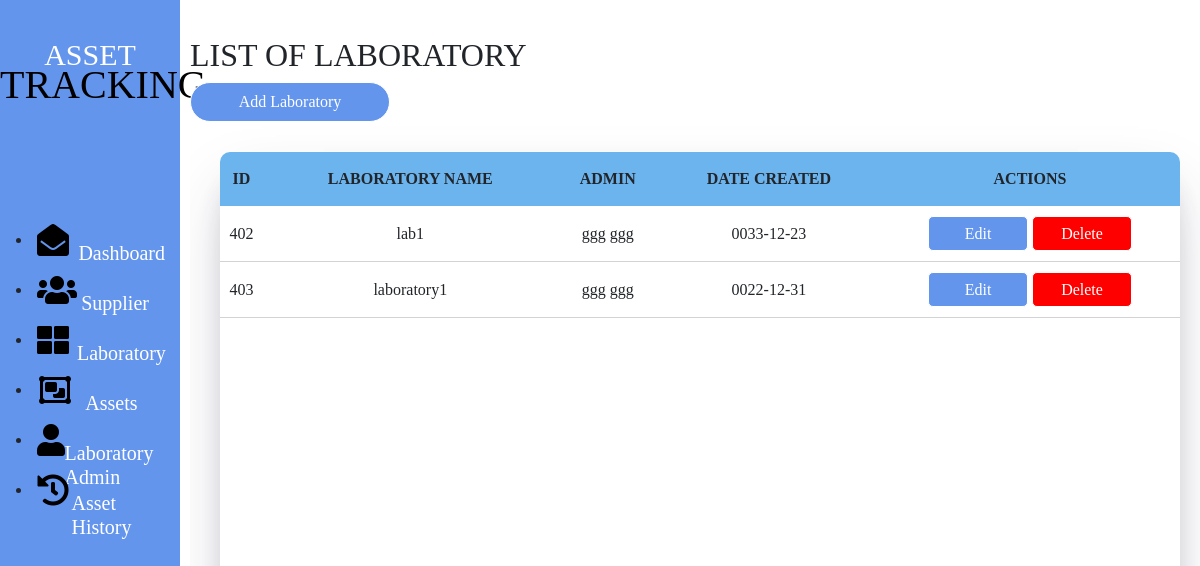
Before: /myDashboard/laboratory.php with the older database file.
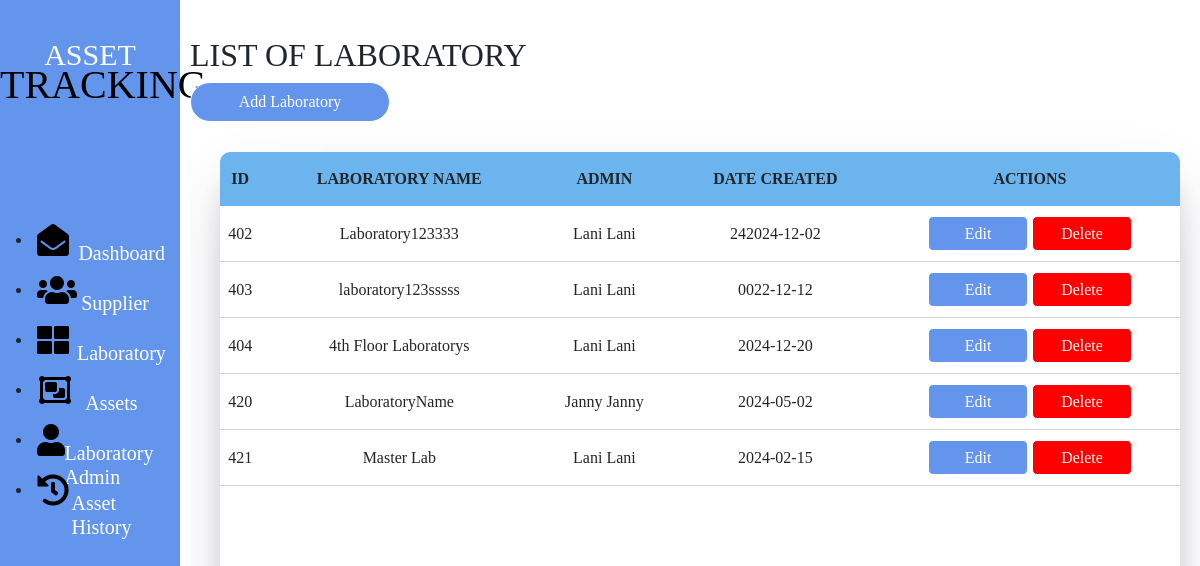
After: the same page with the newer database file.
### tables this page shows
CREATE TABLE `laboratories` (
  `lab_id` int(20) NOT NULL,
  `lab_name` varchar(50) NOT NULL,
  `lab_date` varchar(50) NOT NULL,
  `admin_id` int(50) NOT NULL
);

### myDashboard/laboratory.php (the view, shortened to what this page needs)
<?php
    include "templates/header.php";
?>
        <div class="content" id="content">
            <div class="display">
                <h2>LIST OF LABORATORY</h2>
                <button id = "addLabButton">Add Laboratory</button>
                <div class="labTableContainer">
                    <table  class = "myLaboratoryTable" >
                        <thead >
                            <tr class = "laboratoryRowTable">
                                <th id = "laboratoryCol">ID</th>
                                <th id = "laboratoryCol">LABORATORY NAME</th>
                                <th id = "laboratoryCol">ADMIN</th>
                                <th id = "laboratoryCol">DATE CREATED</th>
                                <th id = "laboratoryCol" class = "laboratoryCol">ACTIONS</th>
                            </tr>
                        </thead>
                                <?php
                                require_once('db_connector.php');
                                    $sql = "SELECT laboratories.lab_id as lab_id, laboratories.lab_name as lab_name, CONCAT(admins.admin_fname, ' ', admins.admin_lname) as full_name, admins.admin_fname as fname, admins.admin_lname as lname, laboratories.lab_date as lab_date, admins.admin_id as admin_id  FROM laboratories INNER JOIN admins ON laboratories.admin_id = admins.admin_id";
                                    $result = $connection->query($sql);
                                    while($row = $result->fetch_assoc()){
                                        echo "
                                        <tbody >
                                        <tr class = 'table-row'>
                                            <td class='laboratoryRow' data-adminFName = '$row[fname]' data-adminLName = '$row[lname]' data-labid='$row[lab_id]' data-labname='$row[lab_name]'data-adminId='$row[admin_id]' id = 'laboratoryRow' >$row[lab_id]</td>
                                            <td  class='laboratoryRow'  data-adminFName = '$row[fname]' data-adminLName = '$row[lname]' data-labid='$row[lab_id]' data-labname='$row[lab_name]'data-adminId='$row[admin_id]' id = 'laboratoryRow' style = 'padding-left = 400px;' >$row[lab_name]</td>
                                            <td class='laboratoryRow'   id = 'laboratoryRow'  data-adminFName = '$row[fname]' data-adminLName = '$row[lname]' >  $row[full_name]</td>
                                            <td  class='laboratoryRow'  data-labid='$row[lab_id]' data-labname='$row[lab_name]'data-adminId='$row[admin_id]' id = 'laboratoryRow' >$row[lab_date]</td>
                                            <td class = 'buttons' id = 'laboratoryRow'>
                                               <button data-labId='$row[lab_id]' data-labname='$row[lab_name]' data-labadmin='$row[full_name]' data-labadminId='$row[admin_id]'data-labdate='$row[lab_date]' class = 'editLabButton' id = 'editLabButton'>Edit</button>
                                               <button data-labId = '$row[lab_id]' id = 'deleteLabBtn' data-labname='$row[lab_name]' class = 'deleteLabBtn'>Delete</button>
                                            </td>
                                        </tr>
                                        </tbody >
                                        ";
                                    }
                                ?>
                     </table>
                </div>
            </div>
    </div>
</body>
</html>

Changed rows visible on the page:
changed laboratories id 402: lab_name "lab1" → "Laboratory123333"; row "ggg ggg" → "Lani Lani"; lab_date "0033-12-23" → "242024-12-02"
changed laboratories id 403: lab_name "laboratory1" → "laboratory123sssss"; row "ggg ggg" → "Lani Lani"; lab_date "0022-12-31" → "0022-12-12"
added laboratories: lab_id "404", lab_name "4th Floor Laboratorys", row "Lani Lani", lab_date "2024-12-20"
added laboratories: lab_id "420", lab_name "LaboratoryName", row "Janny Janny", lab_date "2024-05-02"
added laboratories: lab_id "421", lab_name "Master Lab", row "Lani Lani", lab_date "2024-02-15"
